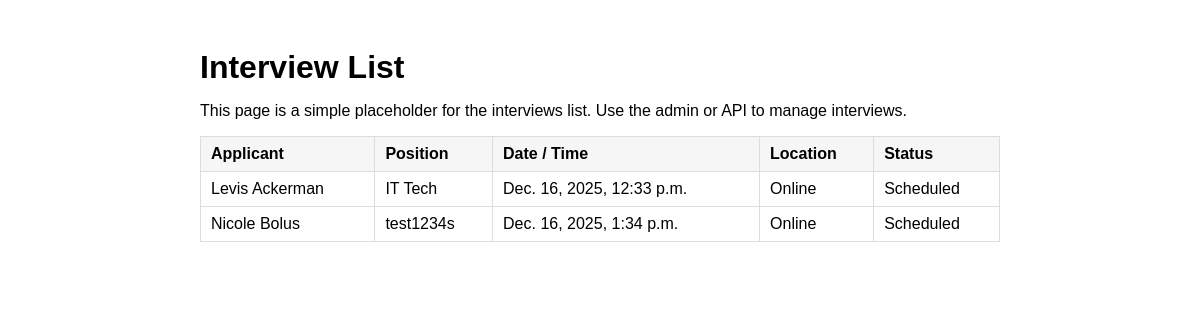
The app's page /job/interviews/ with its own data.
### job_recruitmentapp/models.py (models this page shows, shortened)
class Interview(models.Model):
    application = models.ForeignKey(JobApplication, on_delete=models.CASCADE)
    date_time = models.DateTimeField()
    location = models.CharField(max_length=200)
    notes = models.TextField(blank=True, null=True)
    status = models.CharField(max_length=50, default='Scheduled')

class JobApplication(models.Model):
    applicant = models.ForeignKey('registration.UserRegistration', on_delete=models.CASCADE)
    job = models.ForeignKey(JobPosting, on_delete=models.CASCADE)
    resume = models.FileField(upload_to='resumes/', null=True, blank=True)
    cover_letter = models.TextField(blank=True, null=True) # New field for "Fill up something"
    status = models.CharField(max_length=50, default='Pending')
    applied_at = models.DateTimeField(auto_now_add=True)

class JobPosting(models.Model):
    title = models.CharField(max_length=200)
    description = models.TextField()
    job_position = models.CharField(max_length=100)
    slots = models.IntegerField()
    status = models.CharField(max_length=50)
    salary = models.DecimalField(max_digits=10, decimal_places=2)
    created_at = models.DateTimeField(auto_now_add=True)

### registration/models.py (models this page shows, shortened)
class UserRegistration(models.Model):
    ROLE_CHOICES = [
        ('Admin', 'Admin'),
        ('Applicant', 'Applicant'),
    ]
    first_name = models.CharField(max_length=100)
    last_name = models.CharField(max_length=100)
    email = models.EmailField(max_length=150, unique=True)
    gender = models.CharField(max_length=12)
    password = models.CharField(max_length=150)
    role = models.CharField(max_length=20, choices=ROLE_CHOICES, default='Applicant')
    profile_picture = models.ImageField(upload_to='profile_pictures/', null=True, blank=True)
    bio = models.TextField(blank=True, null=True, help_text="About User")
    phone_number = models.CharField(max_length=20, blank=True, null=True)
    address = models.CharField(max_length=255, blank=True, null=True)
    resume = models.FileField(upload_to='resumes/', null=True, blank=True)
    skills = models.CharField(max_length=255, blank=True, null=True, help_text="Comma separated e.g. Python, Java")

### job_recruitmentapp/views.py (the view)
# urls.py: path('interviews/', views.interview_list, name='interview_list'),
def interview_list(request):
    interviews = Interview.objects.select_related('application__applicant', 'application__job').all().order_by('date_time')
    return render(request, 'interviews/list.html', {'interviews': interviews})

### job_recruitment/templates/interviews/list.html (shortened to what this page needs)
<!DOCTYPE html>
<html lang="en">
<head>
</head>
<body>
  <div class="container">
    <h1>Interview List</h1>
    <p>This page is a simple placeholder for the interviews list. Use the admin or API to manage interviews.</p>
    <table>
      <thead>
        <tr>
          <th>Applicant</th>
          <th>Position</th>
          <th>Date / Time</th>
          <th>Location</th>
          <th>Status</th>
        </tr>
      </thead>
      <tbody>
        {% for interview in interviews %}
        <tr>
          <td>{{ interview.application.applicant.first_name }} {{ interview.application.applicant.last_name }}</td>
          <td>{{ interview.application.job.title }}</td>
          <td>{{ interview.date_time }}</td>
          <td>{{ interview.location }}</td>
          <td>{{ interview.status }}</td>
        </tr>
        {% empty %}
        <tr>
          <td colspan="5">No interviews scheduled.</td>
        </tr>
        {% endfor %}
      </tbody>
    </table>
  </div>
</body>
</html>

### job_recruitment/templates/interviews/list.html (style rules this page uses)
body { font-family: Arial, sans-serif; padding: 20px; }
.container { max-width: 800px; margin: 0 auto; }
h1 { margin-bottom: 10px; }
table { width: 100%; border-collapse: collapse; }
th, td { padding: 8px 10px; border: 1px solid #ddd; }
th { background: #f6f6f6; text-align: left; }

### records on screen
Interview: application.applicant.first_name "Levis", application.applicant.last_name "Ackerman", application.job "IT Tech", date_time "Dec. 16, 2025, 12:33 p.m.", location "Online", status "Scheduled"
Interview: application.applicant.first_name "Nicole", application.applicant.last_name "Bolus", application.job "test1234s", date_time "Dec. 16, 2025, 1:34 p.m.", location "Online", status "Scheduled"
